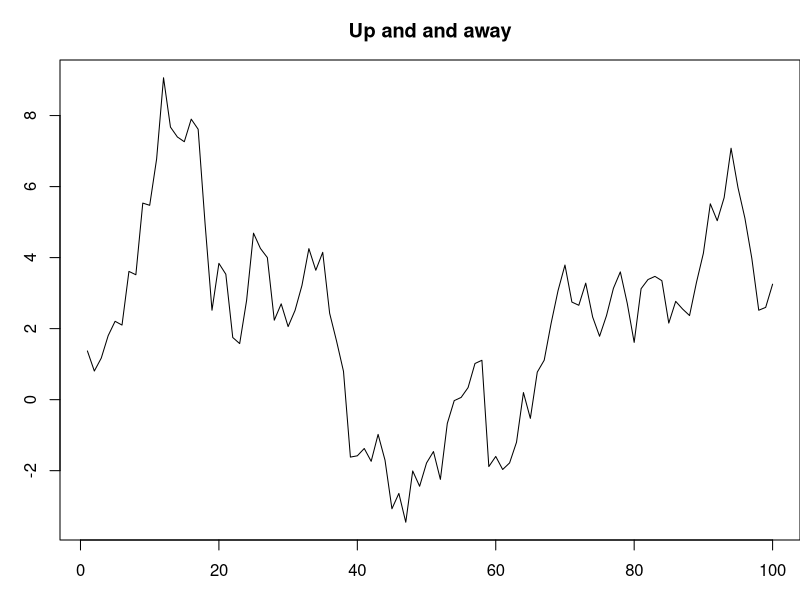

Reproduce this figure in R.
## ---- chunk 1
a <- 2 + 2
a
## ---- chunk 2
set.seed(42)
par(mar=c(3,3,3,0))
plot(cumsum(rnorm(100)), type='l',
     main="Up and and away")
